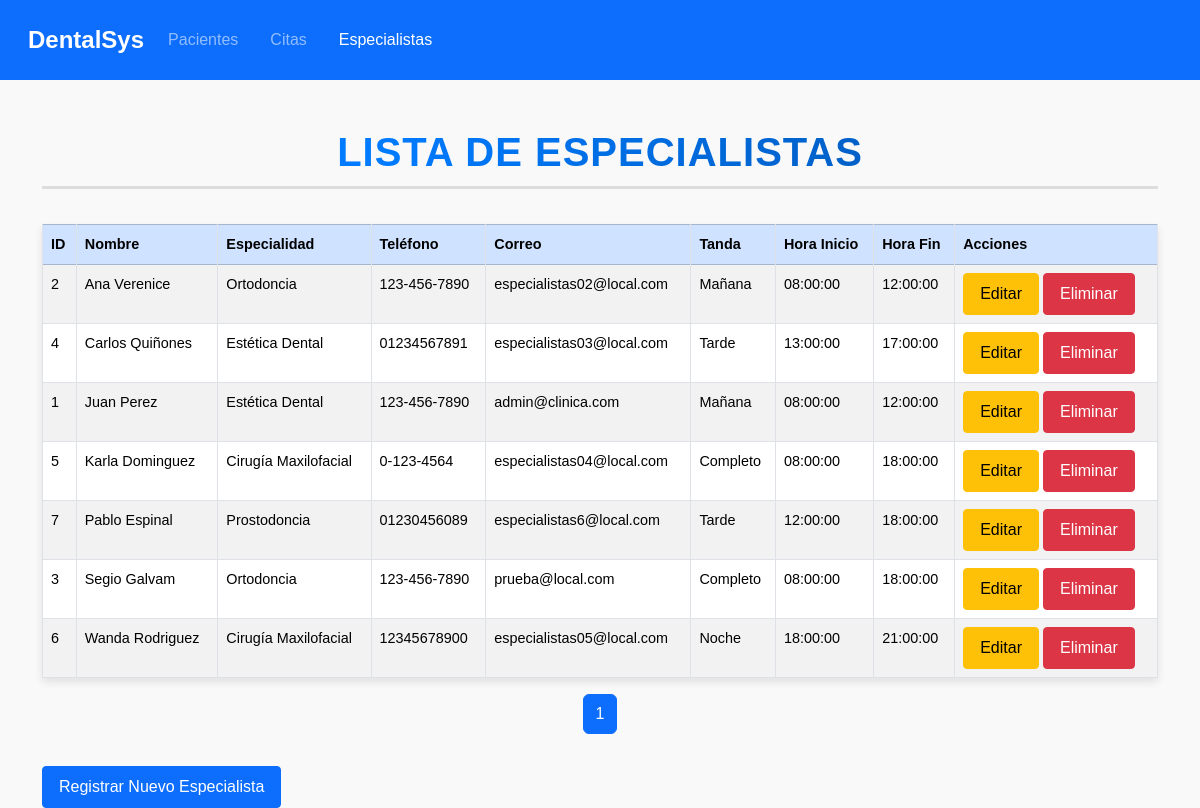
Page /agendontapp/lista_especialistas.php on the earlier database version.
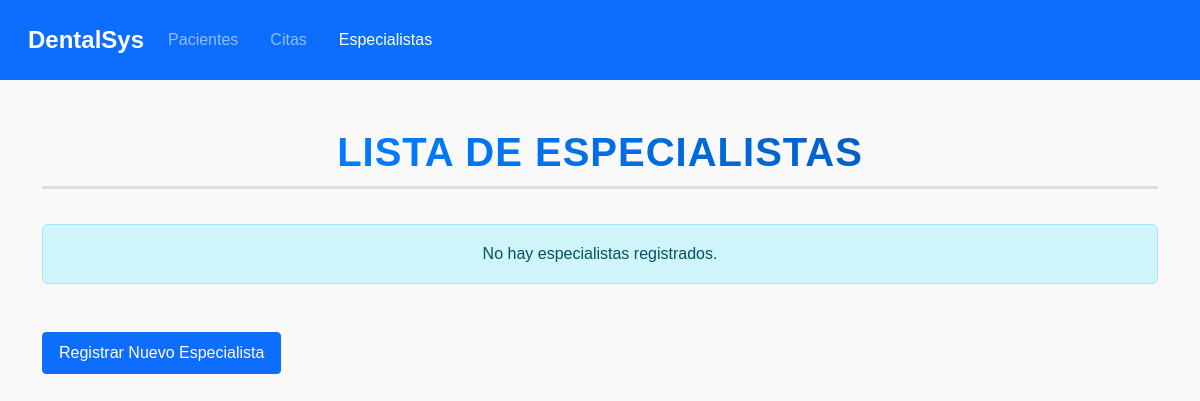
Same page on the later database version.
### tables this page shows
CREATE TABLE `especialistas` (
  `id_especialista` int(11) NOT NULL,
  `nombre` varchar(100) NOT NULL,
  `especialidad` varchar(100) NOT NULL,
  `telefono` varchar(15) DEFAULT NULL,
  `correo` varchar(100) DEFAULT NULL,
  `horario` text DEFAULT NULL,
  `tanda` varchar(20) DEFAULT NULL,
  `hora_inicio` time DEFAULT NULL,
  `hora_fin` time DEFAULT NULL
);

### agendontapp/lista_especialistas.php (the view, shortened to what this page needs)
<?php
include 'conexion.php';
$registros_por_pagina = 10;
$query_total = "SELECT COUNT(*) AS total FROM especialistas";
$result_total = $conn->query($query_total);
$row_total = $result_total->fetch_assoc();
$total_registros = $row_total['total'];
$total_paginas = ceil($total_registros / $registros_por_pagina);
$pagina_actual = isset($_GET['pagina']) ? (int)$_GET['pagina'] : 1;
$inicio = ($pagina_actual - 1) * $registros_por_pagina;
$query = "SELECT id_especialista, nombre, especialidad, telefono, correo, tanda, hora_inicio, hora_fin FROM especialistas ORDER BY nombre ASC LIMIT $inicio, $registros_por_pagina";
$result = $conn->query($query);
?>
<!DOCTYPE html>
<html lang="es">
<head>
    <link href="https://cdn.jsdelivr.net/npm/bootstrap@5.3.2/dist/css/bootstrap.min.css" rel="stylesheet">
    <link rel="stylesheet" href="styles.css">
</head>
<body>
    <nav class="navbar navbar-expand-lg navbar-dark bg-primary">
        <div class="container-fluid">
            <a class="navbar-brand" href="index.php">DentalSys</a>
            <div class="collapse navbar-collapse" id="navbarNav">
                <ul class="navbar-nav">
                    <li class="nav-item"><a class="nav-link" href="lista_pacientes.php">Pacientes</a></li>
                    <li class="nav-item"><a class="nav-link" href="lista_citas.php">Citas</a></li>
                    <li class="nav-item"><a class="nav-link active" href="lista_especialistas.php">Especialistas</a></li>
                </ul>
            </div>
        </div>
    </nav>
    <div class="container mt-5">
        <h1 class="text-center">Lista de Especialistas</h1>
        <?php if ($result->num_rows > 0): ?>
            <table class="table table-bordered table-striped mt-4">
                <thead class="table-primary">
                    <tr>
                        <th>ID</th>
                        <th>Nombre</th>
                        <th>Especialidad</th>
                        <th>Teléfono</th>
                        <th>Correo</th>
                        <th>Tanda</th>
                        <th>Hora Inicio</th>
                        <th>Hora Fin</th>
                        <th>Acciones</th>
                    </tr>
                </thead>
                <tbody>
                    <?php while ($row = $result->fetch_assoc()): ?>
                        <tr>
                            <td><?= $row['id_especialista']; ?></td>
                            <td><?= $row['nombre']; ?></td>
                            <td><?= $row['especialidad']; ?></td>
                            <td><?= $row['telefono']; ?></td>
                            <td><?= $row['correo']; ?></td>
                            <td><?= $row['tanda']; ?></td>
                            <td><?= $row['hora_inicio']; ?></td>
                            <td><?= $row['hora_fin']; ?></td>
                            <td>
                                <a href="editar_especialista.php?id=<?= $row['id_especialista']; ?>" class="btn btn-sm btn-warning">Editar</a>
                                <a href="eliminar_especialista.php?id=<?= $row['id_especialista']; ?>" class="btn btn-sm btn-danger" onclick="return confirm('¿Estás seguro de eliminar este especialista?')">Eliminar</a>
                            </td>
                        </tr>
                    <?php endwhile; ?>
                </tbody>
            </table>
        <?php else: ?>
            <div class="alert alert-info text-center">No hay especialistas registrados.</div>
        <?php endif; ?>
        <nav>
            <ul class="pagination justify-content-center">
                <?php
                $rango_paginas = 2;
                $inicio_paginacion = max(1, $pagina_actual - $rango_paginas);
                $fin_paginacion = min($total_paginas, $pagina_actual + $rango_paginas);
                for ($i = $inicio_paginacion; $i <= $fin_paginacion; $i++): ?>
                    <li class="page-item <?= $i == $pagina_actual ? 'active' : ''; ?>">
                        <a class="page-link" href="lista_especialistas.php?pagina=<?= $i; ?>"><?= $i; ?></a>
                    </li>
                <?php endfor; ?>
            </ul>
        </nav>
        <a href="registrar_especialista.php" class="btn btn-primary mt-3">Registrar Nuevo Especialista</a>
    </div>
</body>
</html>

### agendontapp/styles.css (style rules this page uses)
* { margin: 0; padding: 0; box-sizing: border-box; }
body { font-family: 'Arial', sans-serif; background-color: #f8f9fa; color: #212529; line-height: 1.6; background-color: #f9f9f9; margin: 0; padding: 0; }
.navbar { padding: 1rem; }
.navbar-brand { font-size: 1.5rem; font-weight: bold; }
.nav-link { font-size: 1rem; margin-right: 1rem; }
.container { margin-top: 2rem; }
.btn { font-size: 1rem; padding: 0.5rem 1rem; border-radius: 0.25rem; transition: all 0.3s ease-in-out; }
h1.text-center { font-size: 2.5em; color: #007BFF; text-align: center; margin: 35px 0; font-weight: bold; letter-spacing: 1px; text-transform: uppercase; border-bottom: 3px solid #ddd; padding-bottom: 10px; font-family: 'Arial', sans-serif; background: linear-gradient(90deg, #007BFF 30%, #0056b3 90%); -webkit-background-clip: text; -webkit-text-fill-color: transparent; }
table { width: 100%; border-collapse: collapse; margin-top: 2rem; box-shadow: 0px 4px 8px rgba(0, 0, 0, 0.1); }
table th, table td { padding: 0.75rem; text-align: left; border: 1px solid #dee2e6; font-size: 0.9rem; }
table th { background-color: #0d6efd; color: #ffffff; font-weight: bold; }
table tr:nth-child(even) { background-color: #f8f9fa; }

Differences in the rows shown:
removed especialistas: id_especialista "2", nombre "Ana Verenice", especialidad "Ortodoncia", telefono "123-456-7890", correo "especialistas02@local.com", tanda "Mañana", hora_inicio "08:00:00", hora_fin "12:00:00"
removed especialistas: id_especialista "4", nombre "Carlos Quiñones", especialidad "Estética Dental", telefono "01234567891", correo "especialistas03@local.com", tanda "Tarde", hora_inicio "13:00:00", hora_fin "17:00:00"
removed especialistas: id_especialista "1", nombre "Juan Perez", especialidad "Estética Dental", telefono "123-456-7890", correo "admin@clinica.com", tanda "Mañana", hora_inicio "08:00:00", hora_fin "12:00:00"
removed especialistas: id_especialista "5", nombre "Karla Dominguez", especialidad "Cirugía Maxilofacial", telefono "0-123-4564", correo "especialistas04@local.com", tanda "Completo", hora_inicio "08:00:00", hora_fin "18:00:00"
removed especialistas: id_especialista "7", nombre "Pablo Espinal", especialidad "Prostodoncia", telefono "01230456089", correo "especialistas6@local.com", tanda "Tarde", hora_inicio "12:00:00", hora_fin "18:00:00"
removed especialistas: id_especialista "3", nombre "Segio Galvam", especialidad "Ortodoncia", telefono "123-456-7890", correo "prueba@local.com", tanda "Completo", hora_inicio "08:00:00", hora_fin "18:00:00"
removed especialistas: id_especialista "6", nombre "Wanda Rodriguez", especialidad "Cirugía Maxilofacial", telefono "12345678900", correo "especialistas05@local.com", tanda "Noche", hora_inicio "18:00:00", hora_fin "21:00:00"
Other differences:
text no longer shown: "ID Nombre Especialidad Teléfono Correo Tanda Hora Inicio Hora Fin Acciones"
text now shown: "No hay especialistas registrados."
list line gone: "1"
